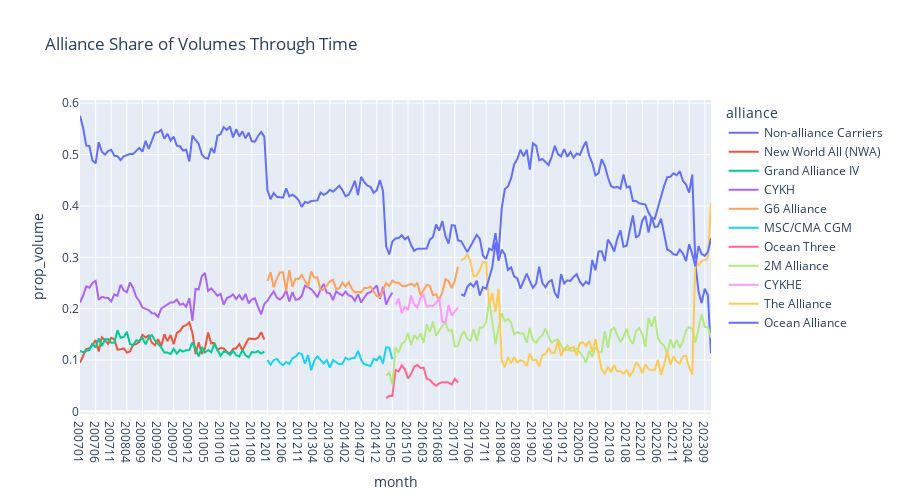

Notebook source saved alongside this figure:
### Code cell
px.line(
    df.with_columns((pl.col('teus')/pl.col('teus').sum().over('month')).alias('prop_volume')), 
    x='month', y='prop_volume',
    color='alliance',
    title='Alliance Share of Volumes Through Time',
    width=900,
    height=500)
